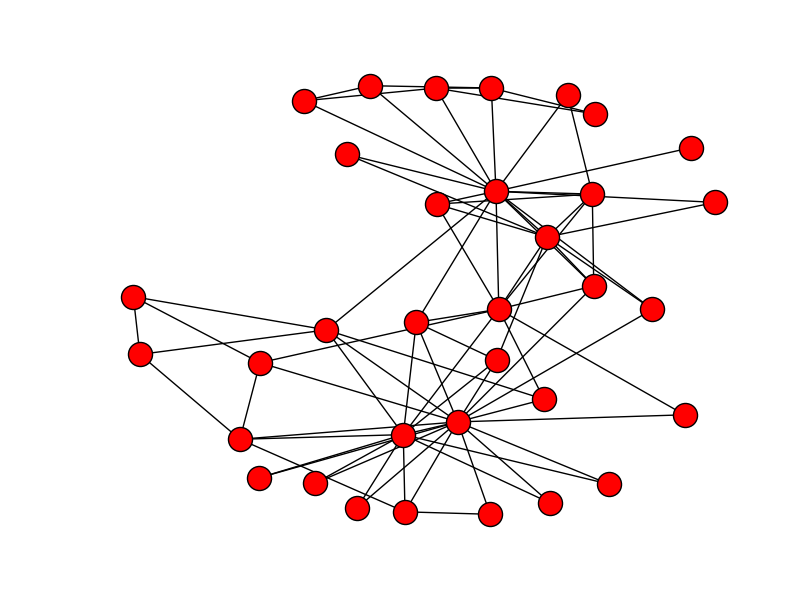

The Python source for this figure:
import networkx as nx
import matplotlib.pyplot as plt

def plot_deg_dist(G):
	all_degrees = nx.degree(G).values()
	unique_degrees = list(set(all_degrees))
	
	count_of_degrees = []
	
	for i in unique_degrees:
		x = all_degrees.count(i)
		count_of_degrees.append(x)
		
	plt.plot(unique_degrees, count_of_degrees, 'yo-')
	plt.xlabel('Degrees')
	plt.ylabel('Number of nodes')
	plt.title('Degree distribution of a network')
	plt.show()	

G = nx.read_pajek('karate.paj')

print nx.info(G)

nx.draw(G)
plt.show()

plot_deg_dist(G)
